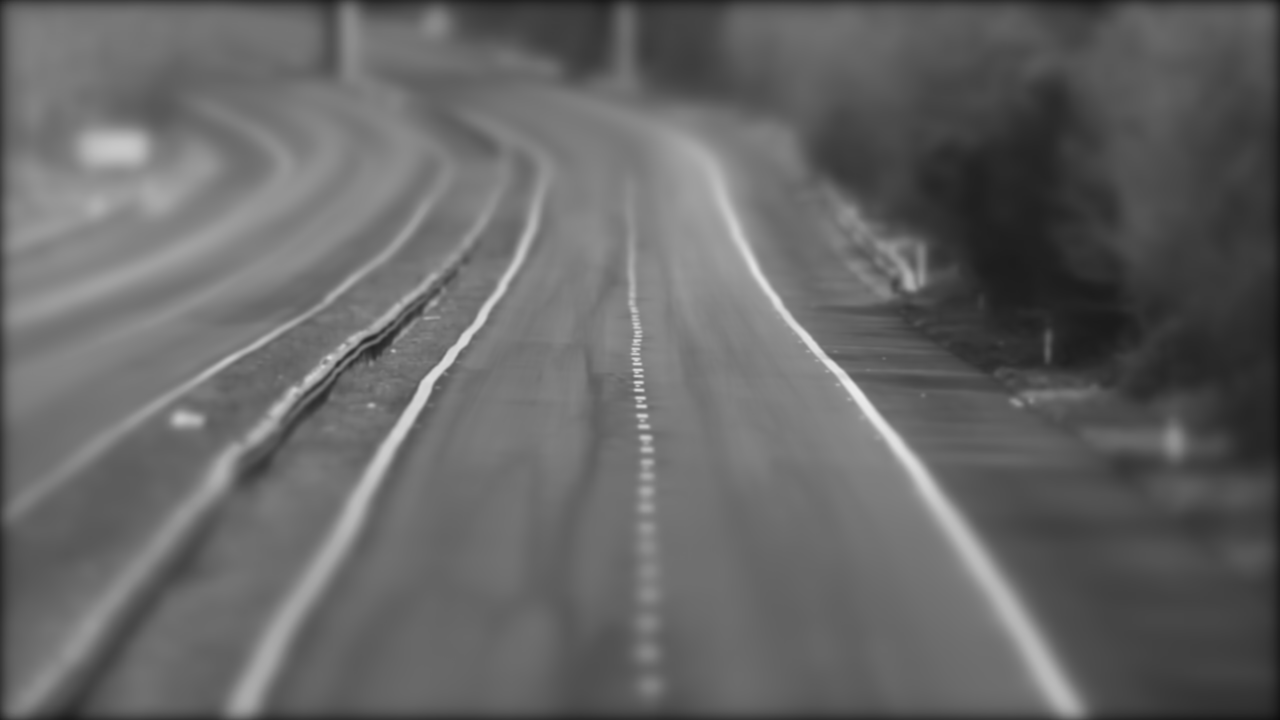
#> input picture hw3/data/avg_gray.png, 1280 x 720 px
$ jupyter execute removeShadow.ipynb
#> lines starting #> are read from the running program, lines starting #| are printed output that depends on the picture; after the words box and inside, x2 and y2 are one past the last pixel; in counts of white or black regions, pixels touching at a corner belong together
[cell 1]
import cv2
import numpy as np
import matplotlib.pyplot as plt
import ipywidgets as widgets
import IPython.display as display
from ipywidgets import Layout, Button, Box, Layout, Image, IntSlider, AppLayout
import matplotlib.animation as animation

[cell 2]
cap = cv2.VideoCapture('./example/Project_outdoor video1.mov')
if(not cap.isOpened()):
    print('Error opening video')

height,width = (int(cap.get(cv2.CAP_PROP_FRAME_HEIGHT)),int(cap.get(cv2.CAP_PROP_FRAME_WIDTH)))
t=0
TH = 50 #Binary Threshold
AREA_TH = 80 #Area Threshold
bkg_gray = cv2.imread('./data/avg_gray.png',cv2.IMREAD_GRAYSCALE)
#> bkg_gray is the input picture: shape (720, 1280); min 14, max 236, mean 101.2
bkg_gray = cv2.resize(bkg_gray, dsize=(width,height), interpolation=cv2.INTER_AREA)
#> bkg_gray: shape (240, 320)

bkg_bgr = cv2.imread('./data/avg_bgr.png')
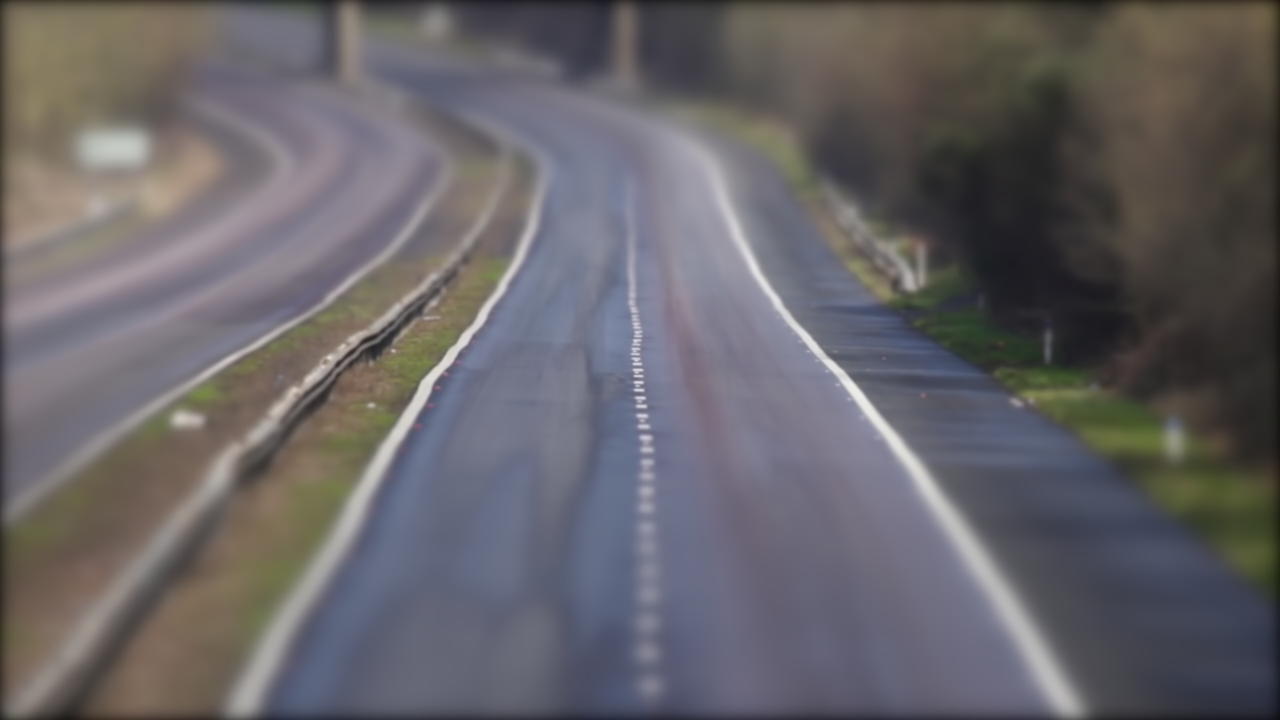
#> input picture hw3/data/avg_bgr.png, 1280 x 720 px
#> bkg_bgr is the input picture: shape (720, 1280, 3); mean B, G, R 103.8, 99.9, 102.9
bkg_bgr = cv2.resize(bkg_bgr, dsize=(width,height), interpolation=cv2.INTER_AREA)
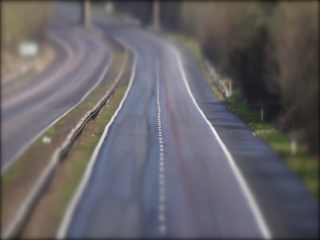
#> bkg_bgr: shape (240, 320, 3); mean B, G, R 103.8, 99.9, 102.9

mode = cv2.RETR_EXTERNAL
method = cv2.CHAIN_APPROX_SIMPLE

wImg1 = widgets.Image(layout = widgets.Layout(border="solid"), width="20%")
wImg2 = widgets.Image(layout = widgets.Layout(border="solid"), width="20%")
wImg3 = widgets.Image(layout = widgets.Layout(border="solid"), width="20%")
wImg4 = widgets.Image(layout = widgets.Layout(border="solid"), width="20%")

items = [wImg1, wImg2, wImg3, wImg4]
box = Box(children=items)

display.display(box)

while True:
    try:
        retval, frame = cap.read()
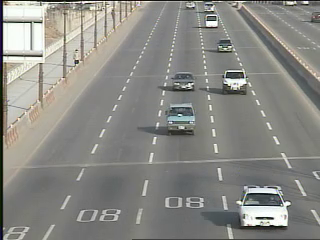
#> input picture frame 2 of hw3/example/Project_outdoor video1.mov, 320 x 240 px
#> frame is the input picture: shape (240, 320, 3); mean B, G, R 132.6, 137.6, 138
        if not retval:
            break
        t+=1

        gray = cv2.cvtColor(frame,cv2.COLOR_BGR2GRAY)

        diff_gray = cv2.absdiff(gray,bkg_gray)
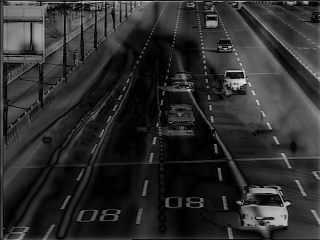
#> diff_gray: shape (240, 320); min 0, max 222, mean 44.6
        diff_bgr = cv2.absdiff(frame,bkg_bgr)
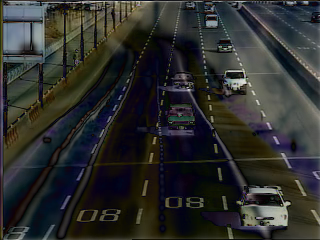
#> diff_bgr: shape (240, 320, 3); mean B, G, R 43.8, 45.6, 44.6

        db,dg,dr = cv2.split(diff_bgr)
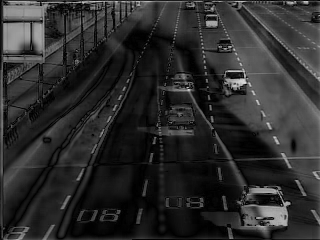
#> db: shape (240, 320); min 0, max 218, mean 43.8
        ret,bb = cv2.threshold(db,TH,255,cv2.THRESH_BINARY)
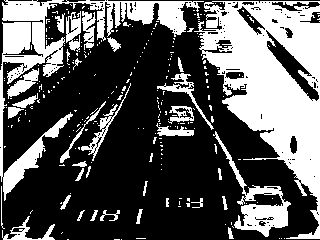
#> bb: shape (240, 320); 35.2% white; 257 white regions (221 under 20 px), largest, box (x1, y1, x2, y2) and area: (194, 1, 320, 239) 13647, (0, 0, 204, 201) 6762, (213, 131, 291, 237) 1752
#> ret = 50
        ret,bg = cv2.threshold(dg,TH,255,cv2.THRESH_BINARY)
#> bg: shape (240, 320); 38% white; 185 white regions (151 under 20 px), largest, box (x1, y1, x2, y2) and area: (188, 0, 320, 240) 12509, (0, 0, 204, 196) 10193, (213, 131, 291, 237) 1639
        ret,br = cv2.threshold(dr,TH,255,cv2.THRESH_BINARY)
#> br: shape (240, 320); 37.8% white; 201 white regions (166 under 20 px), largest, box (x1, y1, x2, y2) and area: (201, 0, 320, 240) 13995, (0, 0, 189, 240) 11356, (3, 117, 64, 191) 654

#         kernel = np.ones((2,2), np.uint8)
        bImage = cv2.bitwise_or(bb,bg)
#> bImage: shape (240, 320); 42.8% white; 213 white regions (184 under 20 px), largest, box (x1, y1, x2, y2) and area: (187, 0, 320, 240) 14677, (0, 0, 204, 201) 12213, (213, 131, 291, 237) 1822
        bImage = cv2.bitwise_or(br,bImage)
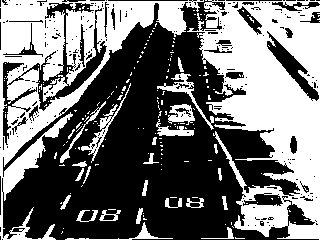
#> bImage: shape (240, 320); 44.8% white; 194 white regions (168 under 20 px)
#         bImage = cv2.erode(bImage,kernel,1)
#         bImage = cv2.dilate(bImage,None,5)

        contours,hierarchy = cv2.findContours(bImage,mode,method)
#> contours = 152 contours, 129 with area under 20; largest, box (x1, y1, x2, y2) and area: (187, 0, 320, 240) 19038, (0, 0, 204, 240) 16245, (81, 83, 131, 163) 384, (157, 73, 214, 130) 367, (168, 104, 195, 125) 326
        cv2.drawContours(frame,contours,-1,(255,0,0),1)
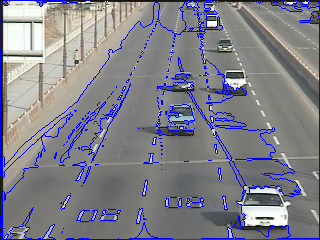
#> frame: shape (240, 320, 3); 6.7% of pixels changed, all inside (x1, y1, x2, y2) = (0, 0, 320, 240)

        for i,cnt in enumerate(contours):
            area = cv2.contourArea(cnt)
            if area>AREA_TH:
                x,y,width,height = cv2.boundingRect(cnt)
                cv2.rectangle(frame,(x,y),(x+width,y+height),(0,0,255),2)
#> this loop made 152 passes
#> (area, x, y, width, height) on passes 8, 12, 17, 76, 86, 89, 106, 111, 150, 152: (134.5, 65, 222, 108, 18), (114, 99, 210, 22, 11), (89.5, 186, 198, 18, 10), (210, 156, 119, 38, 17), (325.5, 168, 104, 27, 21), (155, 60, 101, 46, 62), (384.5, 81, 83, 50, 80), (367, 157, 73, 57, 57), (19038.5, 187, 0, 133, 240), (16245, 0, 0, 204, 240)
#> area on passes 4, 13, 15, 18, 21, 22: 40, 63.5, 47, 46.5, 32, 41
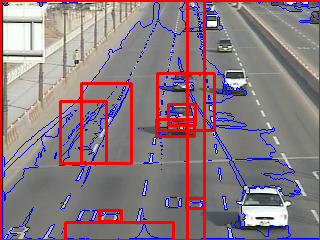
#> frame: shape (240, 320, 3); 8.12% of pixels changed, all inside (x1, y1, x2, y2) = (0, 0, 320, 240)

        wImg1.value = cv2.imencode(".jpeg", frame)[1].tobytes()
        wImg2.value = cv2.imencode(".jpeg", bImage)[1].tobytes()
        wImg3.value = cv2.imencode(".jpeg", diff_gray)[1].tobytes()
        wImg4.value = cv2.imencode(".jpeg", diff_bgr)[1].tobytes()
        cv2.imwrite("./result/frame%d.png" % t, frame)

    except KeyboardInterrupt:
        break

if cap.isOpened():
    cap.release()
